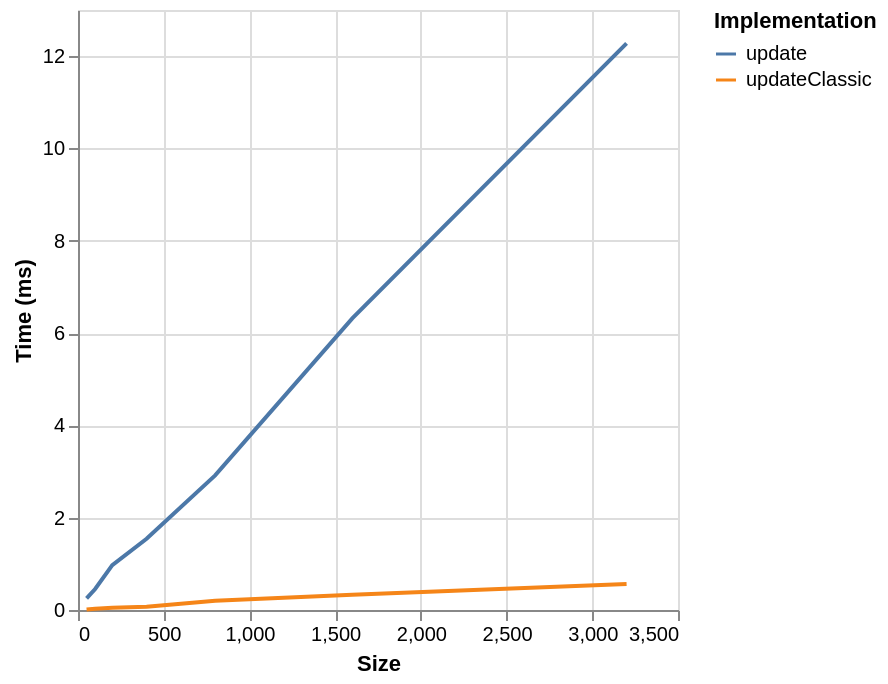

Vega-Lite specification stored for this chart:
### Vega-Lite specification from a JSON file in a GitHub repository (floating-point values rounded to 4 significant figures)
{"$schema": "https://vega.github.io/schema/vega-lite/v6.json", "data": {"values": [{"ms": 0.01, "series": "updateClassic", "size": 50}, {"ms": 0.027, "series": "updateClassic", "size": 100}, {"ms": 0.049, "series": "updateClassic", "size": 200}, {"ms": 0.072, "series": "updateClassic", "size": 400}, {"ms": 0.199, "series": "updateClassic", "size": 800}, {"ms": 0.332, "series": "updateClassic", "size": 1600}, {"ms": 0.564, "series": "updateClassic", "size": 3200}, {"ms": 0.253, "series": "update", "size": 50}, {"ms": 0.455, "series": "update", "size": 100}, {"ms": 0.971, "series": "update", "size": 200}, {"ms": 1.544, "series": "update", "size": 400}, {"ms": 2.917, "series": "update", "size": 800}, {"ms": 6.317, "series": "update", "size": 1600}, {"ms": 12.28, "series": "update", "size": 3200}]}, "encoding": {"color": {"field": "series", "legend": {"orient": "right", "symbolLimit": 30, "title": "Implementation"}, "type": "nominal"}, "x": {"field": "size", "title": "Size", "type": "quantitative"}, "y": {"field": "ms", "title": "Time (ms)", "type": "quantitative"}}, "mark": {"point": false, "type": "line"}}
